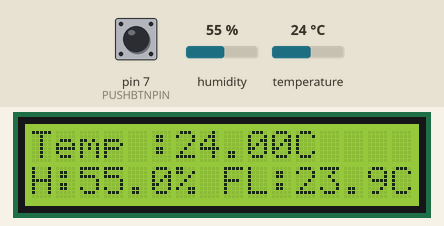
Bench run of a sketch on a simulated Arduino Uno, built with avr-gcc and run on an emulated ATmega328P. Parts: 16×2 character LCD. Inputs (shaded band) come from the test bench; at power-on: pin 7 (PUSHBTNPIN) LOW, humidity 55 %, temperature 24 °C.

Above: at 1.2 s.
1.3 s: pin 7 (PUSHBTNPIN) pulled HIGH for 0.25 s
At 2.6 s:
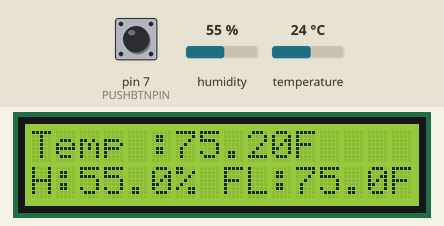
3.0 s: humidity set to 22 %
At 5.1 s:
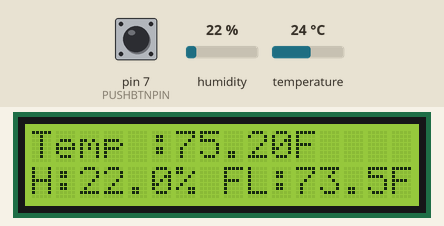
5.9 s: temperature set to 12 °C
At 7.7 s:
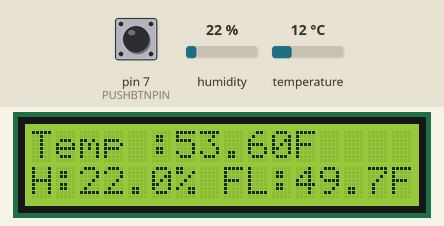
8.1 s: pin 7 (PUSHBTNPIN) pulled HIGH for 1 s
At 8.5 s:
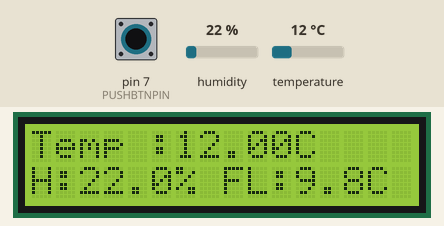
10.6 s: humidity set to 40 %
At 12.0 s:
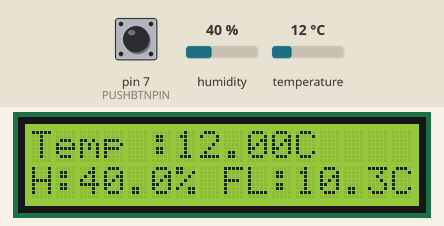
12.3 s: temperature set to 19 °C
At 13.5 s:
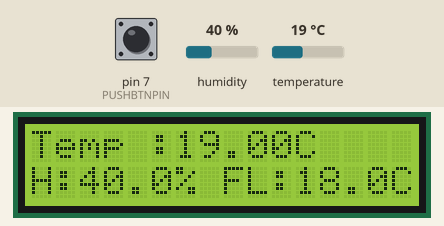
Timing chart, 0 to 15.3 s (numbered marks = the images above; inputs shaded):
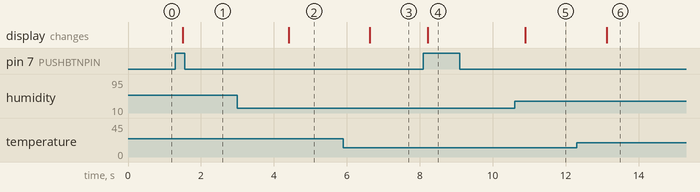

The sketch:

Digital-Weather-Station.ino
```cpp
#include <DHT.h>
#include <LiquidCrystal_I2C.h>

#define DHTPIN 2
#define DHTTYPE DHT11
#define SDAPIN A4
#define SCLPIN A5
#define PUSHBTNPIN 7

bool isFahrenheit = false;
int lastBtnStage = LOW;

DHT dht(DHTPIN, DHTTYPE);
LiquidCrystal_I2C lcd(0x27, 16, 2);

void setup() {

  dht.begin();
  lcd.init();
  lcd.backlight();

  lcd.setCursor(0, 0);
  lcd.print("Temp : ");
  lcd.setCursor(0, 1);
  lcd.print("H:      FL: ");

  pinMode(PUSHBTNPIN, INPUT);
}

void loop() {

  int curntBtnStage = digitalRead(PUSHBTNPIN);

  if (curntBtnStage == HIGH && lastBtnStage == LOW) {

    isFahrenheit = !isFahrenheit;  // flip the flag
    delay(50);
  }

  lastBtnStage = curntBtnStage;

  float temp = dht.readTemperature(isFahrenheit);  //reads the temp in celcius you can pass true if you want in feherenhit
  float humidity = dht.readHumidity();             // reads the humidity in precentage
  float heatIndex = dht.computeHeatIndex(temp, humidity, isFahrenheit);

  if (isnan(temp) || isnan(humidity)) {

    lcd.setCursor(0, 0);
    lcd.print("Error Reading..");

    lcd.setCursor(0, 1);
    lcd.print("Check DHT11!!");

  } else {

    lcd.setCursor(6, 0);
    lcd.print(temp);

    if (isFahrenheit) {

      lcd.print("F ");

    } else {

      lcd.print("C ");
    }

    lcd.setCursor(2, 1);
    lcd.print(humidity, 1);
    lcd.print("%");

    lcd.setCursor(11, 1);
    lcd.print(heatIndex, 1);
    if (isFahrenheit) {

      lcd.print("F ");

    } else {

      lcd.print("C ");
    }
  }

  delay(200);
}
```

Measured:
- after the input at 1.3 s, the display: changes after 0.20 s (image 1)
- after the input at 3.0 s, the display: changes after 1.4 s (image 2)
- after the input at 5.9 s, the display: changes after 0.73 s (image 3)
- after the input at 8.1 s, the display: changes after 0.12 s (image 4)
- after the input at 10.6 s, the display: changes after 0.30 s (image 5)
- after the input at 12.3 s, the display: changes after 0.82 s (image 6)
